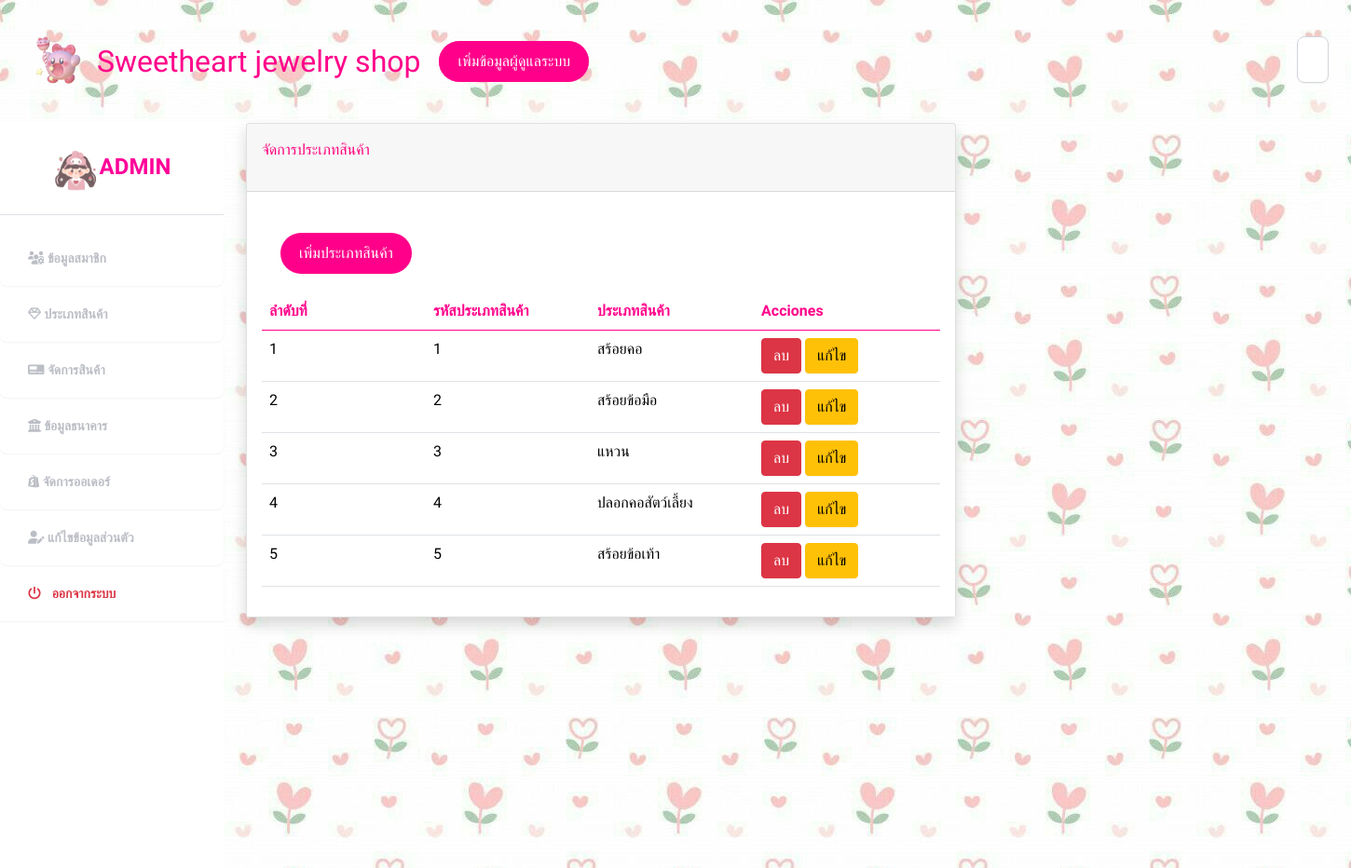
Page /ad_type.php on the committed database.
### tables this page shows
CREATE TABLE `product_type` (
  `type_id` int(20) NOT NULL COMMENT 'รหัสประเภทสินค้า',
  `type_name` varchar(255) NOT NULL COMMENT 'ชื่อประเภทสินค้า'
);

### ad_type.php (the view, shortened to what this page needs)
<!DOCTYPE html>
<html lang="en">
<head>
    <link href="https://cdn.jsdelivr.net/npm/bootstrap@5.2.3/dist/css/bootstrap.min.css" rel="stylesheet">
    <link rel="stylesheet" href="https://cdnjs.cloudflare.com/ajax/libs/font-awesome/6.4.0/css/all.min.css"/>
    <link rel="stylesheet" href="stylenav.css" />
</head>
<body background="ad_image/33.jpg" >
  <?php include ('ad_nav.php') ?>
                <main>
                <div class="table-responsive-xxl">
                    <div class="container">
                    <div class="card shadow">
                      <div class="card-header py-3" style="color: rgb(255,8,122);">
                          <p  style="color:#ff007b;">จัดการประเภทสินค้า</p>
                      </div>
                      <div class="card-body" style="color: var(--bs-gray-900);background: #ffffff;">
                          <div id="dataTable" class="table-responsive table mt-2" role="grid" aria-describedby="dataTable_info">
                            <table id="dataTable" class="table my-0">
                            <button class="btn-5" onclick="document.location='ad_add_type.php'">เพิ่มประเภทสินค้า</button>
                            <thead style="color: #000000;">
                              <tr style="color: #000000;">
                                <th style="color: #ff008a;">ลำดับที่</th>
                                <th style="color: #ff008a;">รหัสประเภทสินค้า</th>
                                <th style="color: #ff008a;">ประเภทสินค้า</th>
                                <th style="color: #ff008a; width: 200px;">Acciones</th>
                              </tr>
                          </thead>
                          <tbody style="color: #000000;">
                              <?php
                                  include("connect.php");
                                  $sql = "SELECT * FROM product_type ORDER BY type_id";
                                  $result = $conn -> query($sql);
                                  $n=1;
                                  while($data = $result->fetch_assoc()) {
                              ?>
                              <tr>
                                  <td><?php echo $n++;?></td>
                                  <td><?php echo $data['type_id'];?></td>
                                  <td><?php echo $data['type_name'];?></td>
                                  <td><a href="ad_del_type.php?type_id=<?php echo $data["type_id"];?>" class="btn btn-danger" onclick="return confirm('จะลบเค้าหย๋อออ?')">ลบ</a>
                                  <a href="ad_edit_type.php?type_id=<?php echo $data["type_id"];?>" class="btn btn-warning"  >แก้ไข</a></td>
                              </tr>
                              <?php
                                    }
                              ?>
                          </tbody>
                        </table>
                    </div>
                </div>
                </main>
</body>
</html>

### stylenav.css (style rules this page uses)
:root { --main-bg-color: #009d63; --main-text-color: #FF0099; --second-text-color: #bbbec5; --second-bg-color: #FFFF99; }

### ad_type.php (style rules this page uses)
table { display: block; }
td { width: 11em; }
body { font-family: 'Mali', cursive ; color:#FF99CC; }
button { padding: 1px 50px; font-size: 1.5rem; cursor: pointer; border: 0px; background: transparent; position: relative; margin: 20px; transition: all 0.25s ease; }
.btn-5 { padding: 10px 20px; font-size: 1.0rem; color: #fff; overflow: hidden; background-color: #ff008a; border-radius: 30px; box-shadow: 0px -0px 0px 0px rgba(204, 102, 153, 0.5), 0px 0px 0px 0px rgba(204, 102, 204, 0.5); }
.btn-5::after { content: ""; width: 400px; height: 400px; position: absolute; top: -50px; left: -100px; background-color: #FF3399; background-image: linear-gradient(#FF99CC 25%, #FF6699 25%, #FF6699 50%); z-index: -1; transition: all 0.25s ease; }
a { background-color: #FFFFFF; border: 1px solid rgb(209,213,219); border-radius: .5rem; color: #111827; font-family: ui-sans-serif,system-ui,-apple-system,system-ui,"Segoe UI",Roboto,"Helvetica Neue",Arial,"Noto Sans",sans-serif,"Apple Color Emoji","Segoe UI Emoji","Segoe UI Symbol","Noto Color Emoji"; font-size: .875rem; font-weight: 600; line-height: 1.25rem; padding: .75rem 1rem; text-align: center; -webkit-box-shadow: 0 1px 2px 0 rgba(0, 0, 0, 0.05); box-shadow: 0 1px 2px 0 rgba(0, 0, 0, 0.05); cursor: pointer; -moz-user-select: none; -ms-user-select: none; user-select: none; -webkit-user-select: none; -ms-touch-action: manipulation; touch-action: manipulation; }

### ad_nav.php (style rules this page uses)
body { font-family: 'Mali', cursive ; }
button { padding: 1px 50px; font-size: 1.5rem; cursor: pointer; border: 0px; background: transparent; position: relative; margin: 20px; transition: all 0.25s ease; }
.btn-5 { padding: 10px 20px; font-size: 1.0rem; color: #fff; overflow: hidden; background-color: #ff008a; border-radius: 30px; box-shadow: 0px -0px 0px 0px rgba(204, 102, 153, 0.5), 0px 0px 0px 0px rgba(204, 102, 204, 0.5); }
.btn-5::after { content: ""; width: 400px; height: 400px; position: absolute; top: -50px; left: -100px; background-color: #FF3399; background-image: linear-gradient(#FF99CC 25%, #FF6699 25%, #FF6699 50%); z-index: -1; transition: all 0.25s ease; }

### rows in the picture
product_type: type_id "1", type_name "สร้อยคอ"
product_type: type_id "2", type_name "สร้อยข้อมือ"
product_type: type_id "3", type_name "แหวน"
product_type: type_id "4", type_name "ปลอกคอสัตว์เลี้ยง"
product_type: type_id "5", type_name "สร้อยข้อเท้า"
